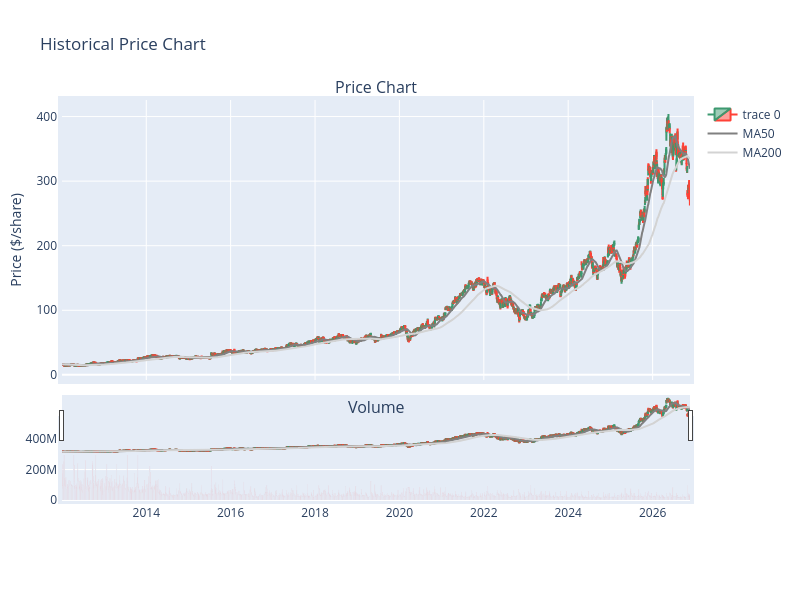

Notebook source saved alongside this figure:
### Code cell
# Create subplots with shared x-axis
fig = make_subplots(
    rows=2, 
    cols=1, 
    shared_xaxes=True,
    vertical_spacing=0.1, 
    subplot_titles=('Price Chart', 'Volume'),
    row_width=[0.2, 0.7]
)

# Add candlestick trace
fig.add_trace(
    go.Candlestick(
        x=data["Date"],
        open=data["Open"],
        high=data["High"],
        low=data["Low"],
        close=data["Close"],
    ),
    row=1, 
    col=1
)

# Add moving average traces
fig.add_trace(
    go.Scatter(
        x=data["Date"], 
        y=data["MA50"], 
        marker_color='grey', 
        name="MA50"
    ), 
    row=1, 
    col=1
)

fig.add_trace(
    go.Scatter(
        x=data["Date"],
        y=data["MA200"], 
        marker_color='lightgrey', 
        name="MA200"
    ), 
    row=1, 
    col=1
)

# Add volume trace
fig.add_trace(
    go.Bar(
        x=data["Date"], 
        y=data['Volume'], 
        marker_color='red', 
        showlegend=False
    ), 
    row=2, 
    col=1
)

# Crosshair feature - using an invisible scatter trace to show crosshairs on hover
fig.add_trace(
    go.Scatter(
        x=[], 
        y=[], 
        mode='lines',
        line=dict(color='blue', width=1, dash='dash'),
        showlegend=False,
        hoverinfo='none'
    ),
    row=1, col=1
)

# Update layout settings
fig.update_layout(
    title='Historical Price Chart',
    xaxis_tickfont_size=12,
    yaxis=dict(
        title='Price ($/share)',
        title_font_size=14,
        tickfont_size=12,
    ),
    autosize=False,
    width=800,
    height=600,
    margin=dict(l=50, r=50, b=100, t=100, pad=4),
    paper_bgcolor='white',
    hovermode='x unified'  # Enable hover effect for unified hover
)

# Show the plot
fig.show()

### Figure 1 — Plotly figure (JSON) as saved in the notebook; plotly's stock layout.template omitted (floating-point values rounded to 4 significant figures; data arrays with more than 128 entries replaced by an {"elided": "..."} marker saying what was removed)
{"data": [{"close": {"elided": "3744 float values"}, "high": {"elided": "3744 float values"}, "low": {"elided": "3744 float values"}, "open": {"elided": "3744 float values"}, "type": "candlestick", "x": {"elided": "3744 str values"}, "xaxis": "x", "yaxis": "y"}, {"marker": {"color": "grey"}, "name": "MA50", "type": "scatter", "x": {"elided": "3744 str values"}, "xaxis": "x", "y": {"elided": "3744 float values"}, "yaxis": "y"}, {"marker": {"color": "lightgrey"}, "name": "MA200", "type": "scatter", "x": {"elided": "3744 str values"}, "xaxis": "x", "y": {"elided": "3744 float values"}, "yaxis": "y"}, {"marker": {"color": "red"}, "showlegend": false, "type": "bar", "x": {"elided": "3744 str values"}, "xaxis": "x2", "y": {"elided": "3744 int values"}, "yaxis": "y2"}, {"hoverinfo": "none", "line": {"color": "blue", "dash": "dash", "width": 1}, "mode": "lines", "showlegend": false, "type": "scatter", "x": [], "xaxis": "x", "y": [], "yaxis": "y"}], "layout": {"annotations": [{"font": {"size": 16}, "showarrow": false, "text": "Price Chart", "x": 0.5, "xanchor": "center", "xref": "paper", "y": 1, "yanchor": "bottom", "yref": "paper"}, {"font": {"size": 16}, "showarrow": false, "text": "Volume", "x": 0.5, "xanchor": "center", "xref": "paper", "y": 0.2, "yanchor": "bottom", "yref": "paper"}], "autosize": false, "height": 600, "hovermode": "x unified", "margin": {"b": 100, "l": 50, "pad": 4, "r": 50, "t": 100}, "paper_bgcolor": "white", "title": {"text": "Historical Price Chart"}, "width": 800, "xaxis": {"anchor": "y", "domain": [0, 1], "matches": "x2", "showticklabels": false, "tickfont": {"size": 12}}, "xaxis2": {"anchor": "y2", "domain": [0, 1]}, "yaxis": {"anchor": "x", "domain": [0.3, 1], "tickfont": {"size": 12}, "title": {"font": {"size": 14}, "text": "Price ($/share)"}}, "yaxis2": {"anchor": "x2", "domain": [0, 0.2]}}}
